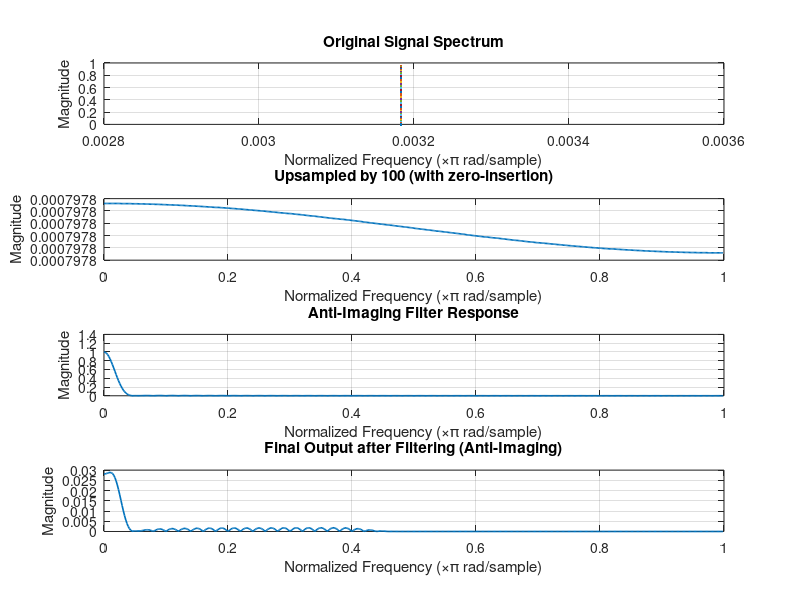

Source code (MATLAB):
clc; clear; close all;

M = 100;

% Step 1: Original signal (e.g., FIR filter as spectrum)
freq = [0 0.4 0.45 1];
mag = [0 1 0 0];
x = fir2(99, freq, mag);  % Design FIR filter as input signal
[H, w] = freqz(x, 1, 512);  % Frequency response

% Step 2: Anti-aliasing filter (lowpass)
wc = pi / M;  % Ideal cutoff after upsampling
w = wc / pi;  % Normalize w.r.t Nyquist
h_filter = fir1(99, w, 'low');  % Linear phase lowpass FIR
[H_filter, w_filter] = freqz(h_filter, 1, 512);    % Frequency response

% Step 3: Filter the input signal
x_filtered = conv(x, h_filter);  % Apply anti-aliasing filter
[H_final, w_final] = freqz(x_filtered, 1, 512);  % Frequency response

% Step 4: Downsampling by M 
x_down= x_filtered(1:M:end) ;
[H_down, w_down] = freqz(x_down, 1, 512);  % Frequency response of upsampled signal


% Step 5: Plotting
figure;

subplot(4,1,1);
plot(w/pi, abs(H));
title('Original Signal Spectrum');
xlabel('Normalized Frequency (\times\pi rad/sample)');
ylabel('Magnitude');
grid on;

subplot(4,1,2);
plot(w_down/pi, abs(H_down), 'LineWidth', 1.2);
title(['Upsampled by ', num2str(M), ' (with zero-insertion)']);
xlabel('Normalized Frequency (\times\pi rad/sample)');
ylabel('Magnitude');
grid on;

subplot(4,1,3);
plot(w_filter/pi, abs(H_filter), 'LineWidth', 1.2);
title('Anti-Imaging Filter Response');
xlabel('Normalized Frequency (\times\pi rad/sample)');
ylabel('Magnitude');
grid on;

subplot(4,1,4);
plot(w_final/pi, abs(H_final), 'LineWidth', 1.2);
title('Final Output after Filtering (Anti-Imaging)');
xlabel('Normalized Frequency (\times\pi rad/sample)');
ylabel('Magnitude');
grid on;
